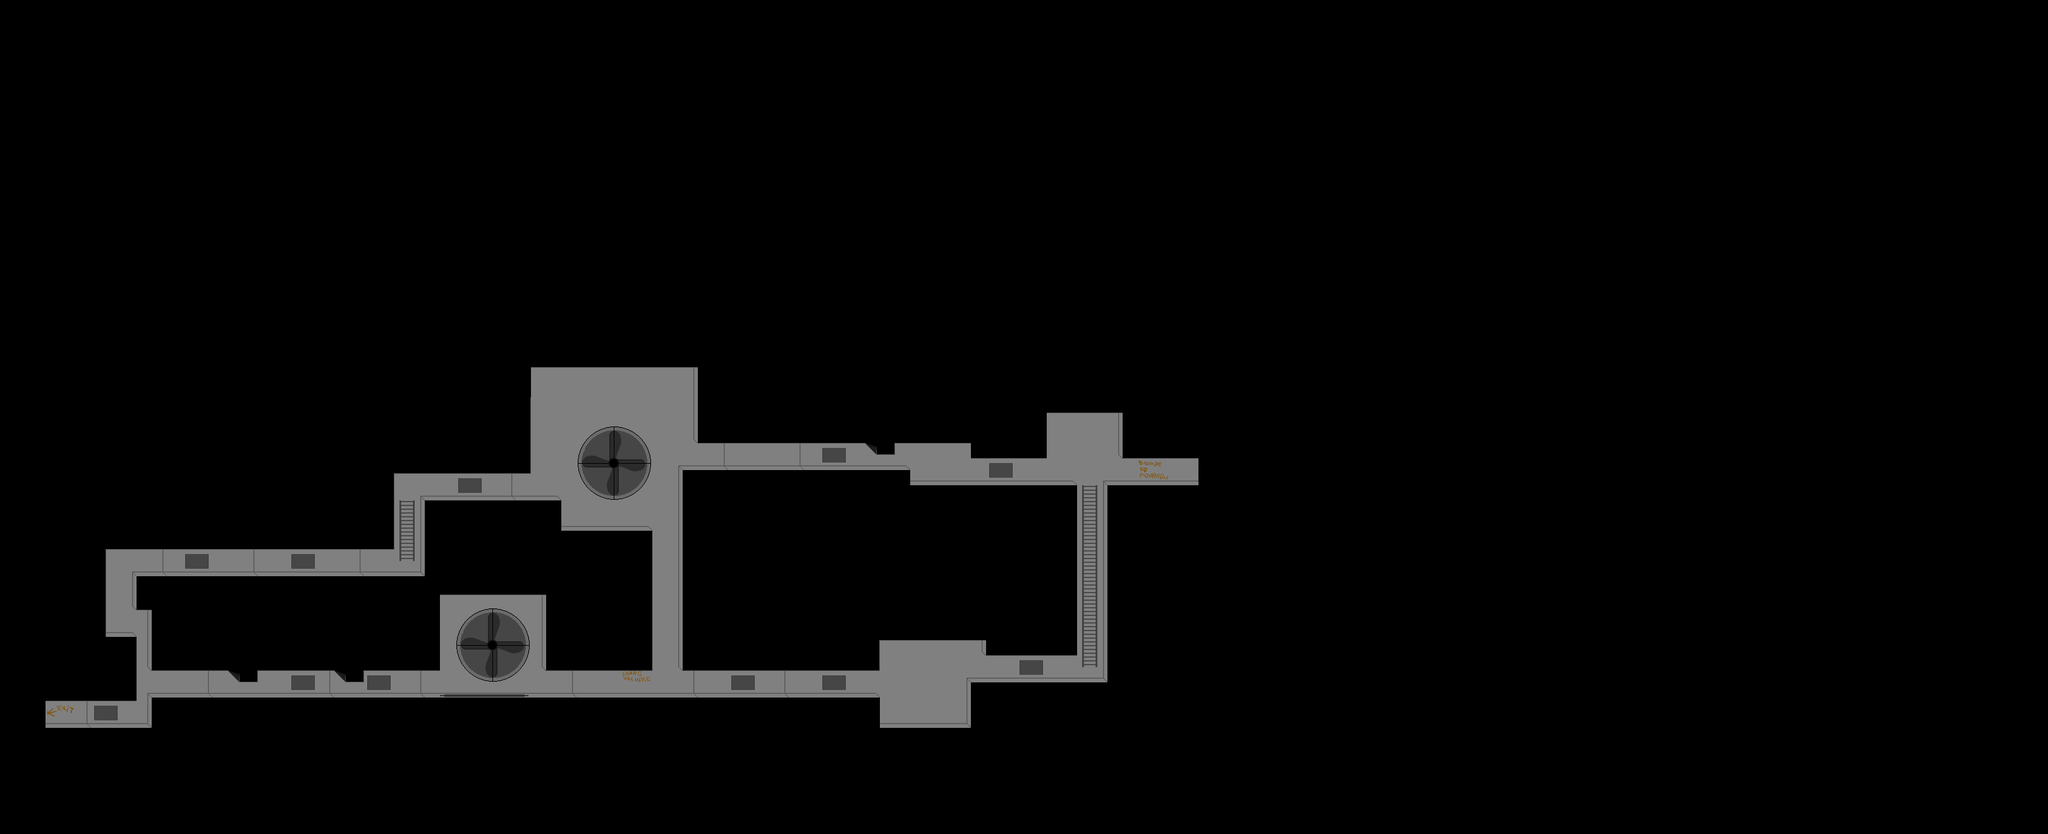

The image is a tile-based game level rendered from a .tmx file. Its description and source (layers, tilesets, objects; grid data summarised) follow:
An orthogonal 135x55 tile map with 24x24 px tiles, 3 tile layers (black, vents, foreground) and 41 objects (2x climbable, door).

<map version="1.0" orientation="orthogonal" width="135" height="55" tilewidth="24" tileheight="24">
 <properties>
  <property name="offset" value="53" />
  <property name="respawn" value="airvent" />
  <property name="title" value="Airvent" />
 </properties>
 <tileset firstgid="1" name="airvent" tilewidth="24" tileheight="24">
  <image source="../images/tilesets/airvent.png" width="240" height="240" />
 </tileset>
 <layer name="black" width="135" height="55">
  <data>[7425 cells, 7425 non-empty, 2 distinct tile ids]</data>
 </layer>
 <layer name="vents" width="135" height="55">
  <data>[7425 cells, 536 non-empty, 59 distinct tile ids]</data>
 </layer>
 <layer name="foreground" width="135" height="55">
  <properties>
   <property name="foreground" value="true" />
  </properties>
  <data>[7425 cells, 68 non-empty, 4 distinct tile ids]</data>
 </layer>
 <objectgroup color="#a42d15" name="platform" width="135" height="55">
  <object x="1909" y="792" width="79" height="15" />
 </objectgroup>
 <objectgroup color="#000000" name="nodes" width="135" height="55">
  <object name="main" type="door" x="71" y="1103" width="24" height="48">
   <properties>
    <property name="door" value="vent" />
    <property name="instant" value="true" />
    <property name="level" value="studyroom" />
   </properties>
  </object>
  <object type="climbable" x="1714" y="764" width="21" height="291" />
  <object type="climbable" x="633" y="794" width="21" height="93" />
 </objectgroup>
 <objectgroup name="movement" width="135" height="55" />
 <objectgroup color="#93a427" name="block" width="135" height="55">
  <object x="73" y="1153" width="168" height="24" />
  <object x="6" y="960" width="66" height="219" />
  <object x="242" y="1105" width="455" height="50" />
  <object x="70" y="1009" width="144" height="99" />
  <object x="235" y="920" width="143" height="140" />
  <object x="409" y="919" width="143" height="140" />
  <object x="377" y="1056" width="30" height="22" />
  <object x="359" y="1038" width="58" height="21" />
  <object x="368" y="1044" width="22" height="22" />
  <object x="527" y="1039" width="58" height="21" />
  <object x="545" y="1056" width="30" height="22" />
  <object x="536" y="1045" width="22" height="22" />
  <object x="577" y="920" width="121" height="140" />
  <object x="865" y="842" width="166" height="216" />
  <object x="841" y="1105" width="549" height="54" />
  <object x="674" y="793" width="213" height="147" />
  <object x="1080" y="751" width="309" height="309" />
  <object x="1392" y="957" width="167" height="56" />
  <object x="1390" y="1153" width="148" height="56" />
  <object x="1561" y="770" width="142" height="266" />
  <object x="1536" y="1080" width="216" height="85" />
  <object x="1752" y="769" width="146" height="393" />
  <object x="1537" y="647" width="119" height="78" />
  <object x="1778" y="645" width="138" height="79" />
  <object x="1647" y="573" width="138" height="79" />
  <object x="1388" y="770" width="190" height="78" />
  <object x="1081" y="745" width="359" height="79" />
  <object x="1102" y="578" width="434" height="121" />
  <object x="1386" y="696" width="30" height="22" />
  <object x="1377" y="685" width="22" height="22" />
  <object x="218" y="914" width="459" height="50" />
  <object x="160" y="817" width="462" height="50" />
  <object x="839" y="530" width="275" height="50" />
  <object x="625" y="600" width="213" height="148" />
  <object x="576" y="690" width="46" height="156" />
  <object x="120" y="852" width="46" height="156" />
  <object x="1897" y="712" width="138" height="79" />
 </objectgroup>
</map>
